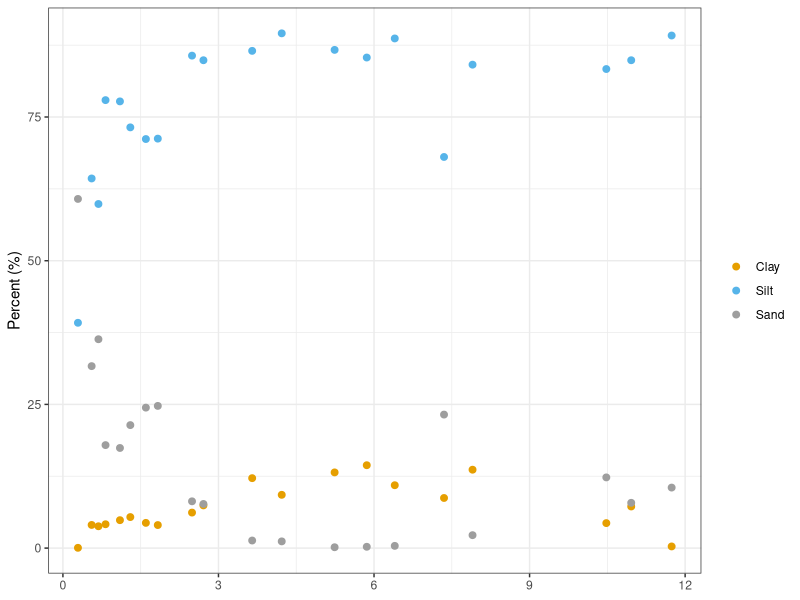
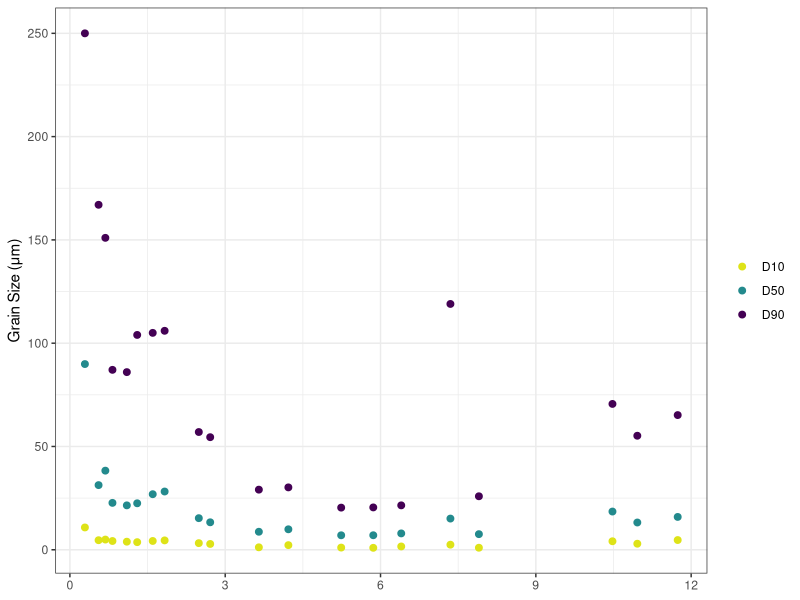
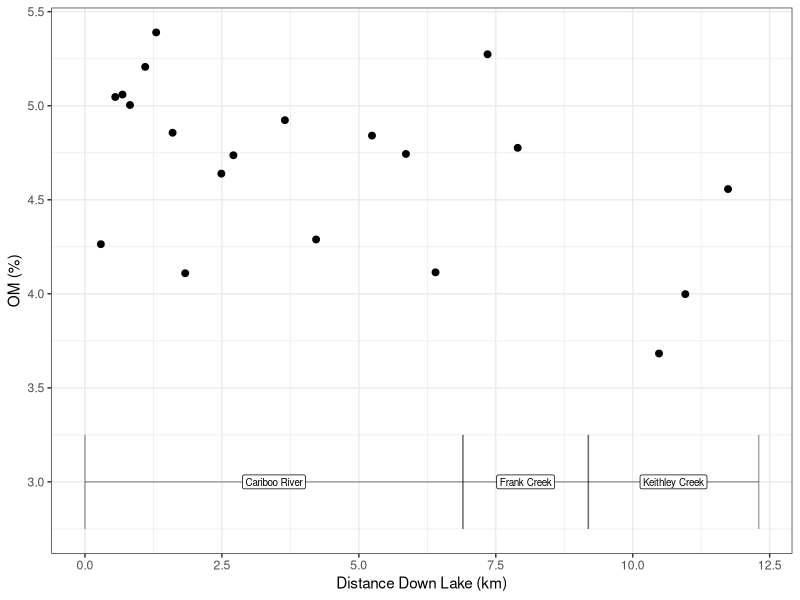
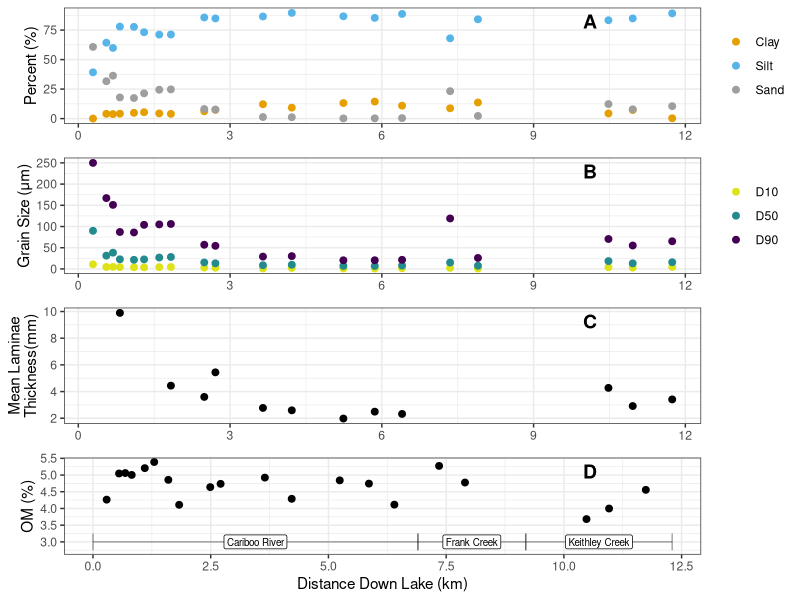

Recreate these plots in R, in order. (Note: this script raises an error after producing the figures.)
library(tidyverse)
library(viridis)

options(ggplot2.discrete.colour= c("#000000", "#E69F00", "#56B4E9"))

cbs_pal <-
  c(
    "#000000",
    "#E69F00",
    "#009E73",
    "#F0E442",
    "#CC79A7",
    "#56B4E9"
  )

# Data ####
gs <- readxl::read_xlsx('data/Sediment/Grain Size/CB17_GrainSize_Ekmans.xlsx', sheet = 2) |> 
  select(ID = `Core Number`,
         dist = `Distance Frm Delta (km)`,
         depth = Depth,
         basin = `sub-basin`,
         D10 = `Dx (10)`,
         D50 = `Dx (50)`,
         D90 = `Dx (90)`,
         Clay = `Clay  (0.01 - 2) μm`,
         Silt = `Silt  (2 - 63) μm`,
         Sand = `Sand  (63 - 2000) μm`
         ) 

ek_meta <- gs |> select(ID:basin) |> distinct()
  
varve <- read_csv('data/ekman/EK_varveCounting_orig_long_analysis.csv') |> 
  select(
    ID = core_num,
    thickness = layer_thickness_mm
  ) |> 
  group_by(ID) |> 
  summarise(Lam_Thickness = mean(thickness, na.rm = T)) |> 
  mutate(ID = as.numeric(gsub(".*?([0-9]+).*" , "\\1", ID))) |> 
  left_join(ek_meta, by = 'ID') 

# E13 age estimate and accumulation rate
e13 <- read_csv('data/ekman/EK_varveCounting_orig_long_analysis.csv') |> 
  filter(core_num == 'EK13') |> 
  mutate(cumul_depth_new = cumsum(layer_thickness_mm),
         yr_bp_new = row_number())

counting_error <- 0.1

mean_varve_thick <- mean(e13$layer_thickness_mm)
basaldepth <- max(e13$cumul_depth_new)
age_med <- max(e13$yr_bp_new)
age_hi <- age_med + (age_med * counting_error)
age_lo <- age_med - (age_med * counting_error)

sed_rate_hi <- basaldepth/age_hi
sed_rate_med <- basaldepth/age_med
sed_rate_lo <- basaldepth/age_lo

sed_rate_err <- (sed_rate_hi-sed_rate_lo)/2

# so same as just taking 10% of the avg acc rate

loi <- readxl::read_xlsx('data/Sediment/LOI/LOI_Cariboo_EkmanBulkSamples.xlsx', sheet = 5, skip = 1) |> 
  select(
    ID = `Core #`,
    # dist = `Distance Frm Delta (km)`,
    # depth = Depth,
    # loi_initial = `Initial Results`,
    LOI = `LOI (%) Second Round`,
    loi_notes = Notes
  ) |> 
  filter(is.na(ID) == F) |> 
  mutate(ID = as.numeric(gsub(".*?([0-9]+).*" , "\\1", ID))) |> 
  left_join(ek_meta, by = 'ID') 

# Plot ####
delta_shapes <- c(20, 15, 17)

gs_plot_grains <- 
  gs |> 
  pivot_longer(Clay:Sand, 
               names_to = 'grain_size_stat', 
               values_to = 'gs_value') |> 
  ggplot(aes(x = dist, 
             y = gs_value, 
             color = factor(grain_size_stat, levels = c("Clay", 
                                                                "Silt", 
                                                                "Sand")))) +
  geom_point(size = 2) +
  ylab('Percent (%)') +
  theme_bw() +
  theme(axis.title.x = element_blank(), legend.title = element_blank())+
  scale_colour_manual(values = c("#E69F00", "#56B4E9", "#9E9E9E"))

gs_plot_grains
  
gs_plot_dist <- 
    gs |> 
    pivot_longer(D10:D90, 
                 names_to = 'grain_size_stat', 
                 values_to = 'gs_value') |> 
  ggplot(aes(x = dist, y = gs_value, color = grain_size_stat)) +
    geom_point(size = 2) +
    ylab('Grain Size (μm)') +
    theme_bw() +
    theme(axis.title.x = element_blank(), legend.title = element_blank()) +
  scale_color_viridis_d(end = .95, direction = -1)

gs_plot_dist

varve_plot <- ggplot(varve, aes(x = dist, y = Lam_Thickness)) +
  geom_point(size = 2) +
  xlim(c(0.290,NA)) +
  ylab('Mean Laminae\nThickness(mm)') +
  theme_bw() +
  theme(axis.title.x = element_blank())

basin_label_df <- data.frame(
  basin = c("Cariboo River", "Frank Creek", "Keithley Creek"),
  start = c(0, 6.9, 9.19),
  end = c(6.9, 9.19, 12.3)
) |> 
  mutate(mid_point = (start+end)/2)

# basin_label_df <- loi |> 
#   group_by(basin) |> 
#   summarise(start = min(dist),
#             end = max(dist),
#             mid_point = (start+end)/2)

loi_plot <- ggplot() +
  geom_errorbarh(data = basin_label_df, aes(xmin = start, xmax = end, y = 3), height = 0.5, alpha = 0.35)+
  geom_label(data = basin_label_df, aes(x = mid_point, y = 3, label = basin), hjust = 0.5, fill = "white", color = "black", size = 2.5) +
  geom_point(data = loi, aes(x = dist, y = LOI), size = 2) +
  ylab('OM (%)') +
  xlab('Distance Down Lake (km)')+
  theme_bw()

loi_plot
p <- list(gs_plot_grains, gs_plot_dist, varve_plot, loi_plot)


cp <- cowplot::plot_grid(plotlist = p, nrow=length(p), 
                         # labels = LETTERS[seq( from = 1, to = length(p) )], 
                         labels = "AUTO",
                         label_y = 0.95,
                         label_x = .72,
                         align = 'v',
                         axis = 'tblr')

cp

cowplot::save_plot('journal-submission/markdown/figs/ekman_seds.jpg', plot = cp, base_width = 8.5, base_height = 6)
